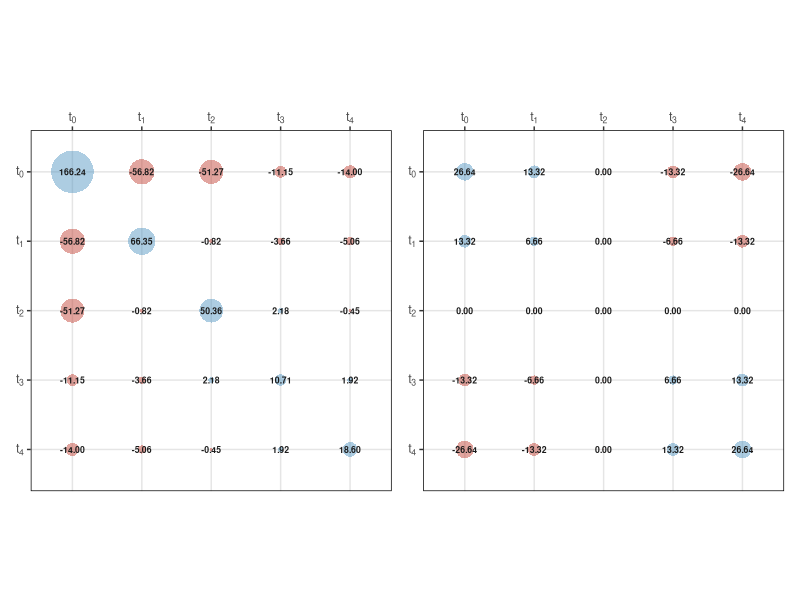
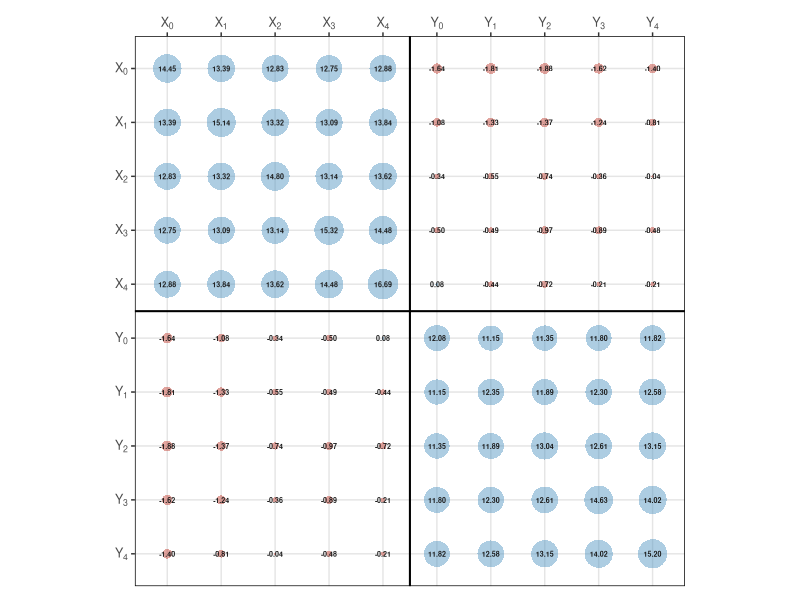
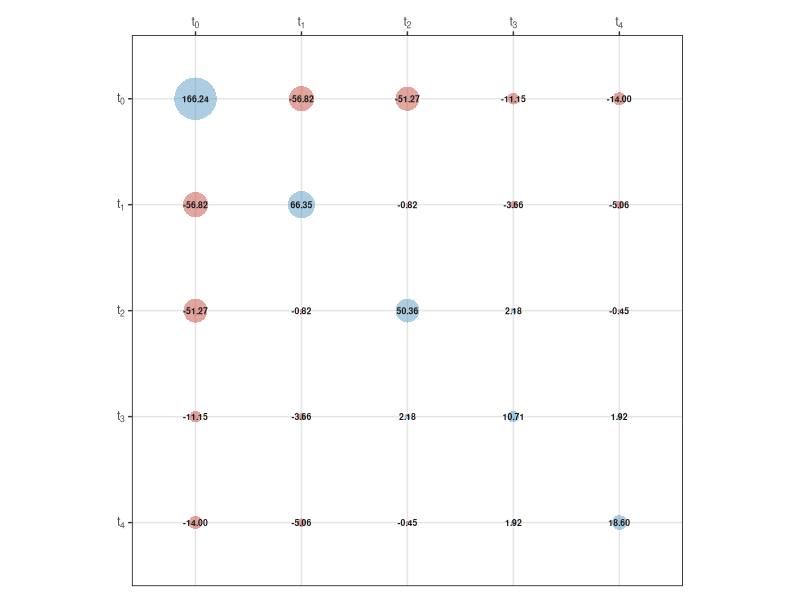
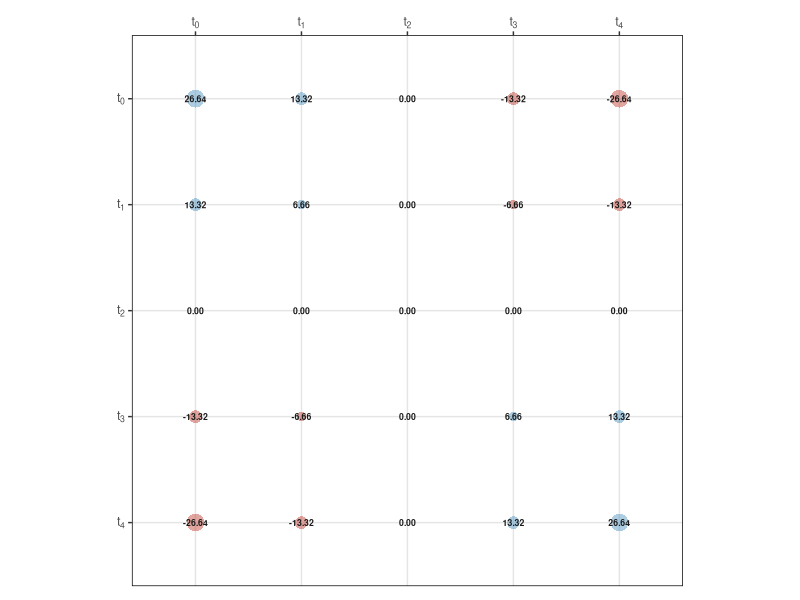
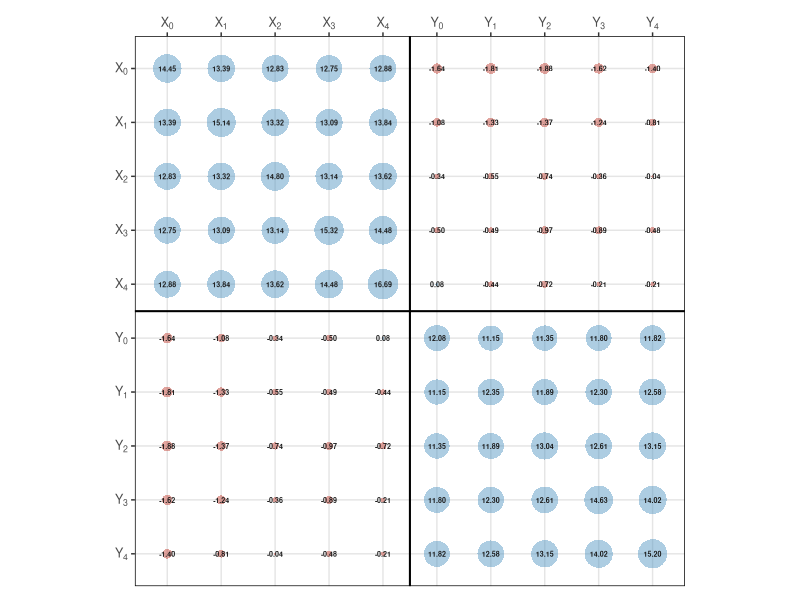

Source code (R) for these figures, in order:
# =============================================================================
# plot_weights_and_cov.R
#
# Panel 1 & 2 : 5x5 weight matrices (Strategy 1 & 2)
# Panel 3     : 10x10 joint variance/covariance matrix
#
#   - Size   : absolute value
#   - Colour : blue (positive) / red (negative)
#   - Text   : true value printed in centre of bubble
# =============================================================================

library(ggplot2)
library(dplyr)
library(patchwork)

T <- 5

# ── Weight matrices ───────────────────────────────────────────────────────────

W1 <- matrix(c(
  166.24, -56.82, -51.27, -11.15, -14.00,
  -56.82,  66.35,  -0.82,  -3.66,  -5.06,
  -51.27,  -0.82,  50.36,   2.18,  -0.45,
  -11.15,  -3.66,   2.18,  10.71,   1.92,
  -14.00,  -5.06,  -0.45,   1.92,  18.60
), nrow = T, byrow = TRUE)

W2 <- matrix(c(
  26.64,  13.32, 0, -13.32, -26.64,
  13.32,   6.66, 0,  -6.66, -13.32,
  0.00,   0.00, 0,   0.00,   0.00,
  -13.32,  -6.66, 0,   6.66,  13.32,
  -26.64, -13.32, 0,  13.32,  26.64
), nrow = T, byrow = TRUE)

# ── Joint variance/covariance matrix (10x10) ──────────────────────────────────

Sigma <- matrix(c(
  14.45, 13.39, 12.83, 12.75, 12.88, -1.64, -1.81, -1.88, -1.62, -1.40,
  13.39, 15.14, 13.32, 13.09, 13.84, -1.08, -1.33, -1.37, -1.24, -0.81,
  12.83, 13.32, 14.80, 13.14, 13.62, -0.34, -0.55, -0.74, -0.36, -0.04,
  12.75, 13.09, 13.14, 15.32, 14.48, -0.50, -0.49, -0.97, -0.89, -0.48,
  12.88, 13.84, 13.62, 14.48, 16.69,  0.08, -0.44, -0.72, -0.21, -0.21,
  -1.64, -1.08, -0.34, -0.50,  0.08, 12.08, 11.15, 11.35, 11.80, 11.82,
  -1.81, -1.33, -0.55, -0.49, -0.44, 11.15, 12.35, 11.89, 12.30, 12.58,
  -1.88, -1.37, -0.74, -0.97, -0.72, 11.35, 11.89, 13.04, 12.61, 13.15,
  -1.62, -1.24, -0.36, -0.89, -0.21, 11.80, 12.30, 12.61, 14.63, 14.02,
  -1.40, -0.81, -0.04, -0.48, -0.21, 11.82, 12.58, 13.15, 14.02, 15.20
), nrow = 2*T, byrow = TRUE)

# ── Labels ────────────────────────────────────────────────────────────────────

labels_T  <- paste0("t[", 0:(T-1), "]")
labels_2T <- c(paste0("X[", 0:(T-1), "]"), paste0("Y[", 0:(T-1), "]"))

# ── Helper: long-format data frame ───────────────────────────────────────────

make_df <- function(M, row_labs, col_labs) {
  n <- nrow(M)
  expand.grid(row = seq_len(n), col = seq_len(n)) |>
    mutate(
      val       = as.vector(M[cbind(row, col)]),
      row_label = factor(row_labs[row], levels = rev(row_labs)),
      col_label = factor(col_labs[col], levels = col_labs)
    )
}

df1    <- make_df(W1,    labels_T,  labels_T)
df2    <- make_df(W2,    labels_T,  labels_T)
df_cov <- make_df(Sigma, labels_2T, labels_2T)

# Size scales: shared for weight panels, separate for covariance
val_max_W   <- max(abs(W1), abs(W2))
val_max_cov <- max(abs(Sigma))

# ── Helper: build plot ────────────────────────────────────────────────────────

make_plot <- function(df,
                      val_max,
                      show_y_labels = TRUE,
                      max_size      = 14,
                      text_size     = 2.2,
                      sep_after     = NULL) {   # draw block separator after this col/row index
  p <- ggplot(df, aes(x = col_label, y = row_label)) +
    geom_point(
      aes(size = abs(val), colour = val > 0),
      shape = 16,
      alpha = 0.45
    ) +
    scale_colour_manual(
      values = c("TRUE" = "#4A90BF", "FALSE" = "#C0392B"),
      guide  = "none"
    ) +
    geom_text(
      aes(label = formatC(val, format = "f", digits = 2)),
      size     = text_size,
      colour   = "grey10",
      fontface = "bold"
    ) +
    scale_size_area(max_size = max_size, limits = c(0, val_max), guide = "none") +
    scale_x_discrete(labels = function(x) parse(text = x), position = "top") +
    scale_y_discrete(
      labels = if (show_y_labels) function(x) parse(text = x)
               else               function(x) rep("", length(x))
    ) +
    labs(x = NULL, y = NULL) +
    theme_bw(base_size = 11) +
    theme(

      axis.text.x      = element_text(size = 9),
      axis.text.y      = element_text(size = 9),
      panel.grid.major = element_line(colour = "grey90"),
      panel.grid.minor = element_blank(),
      panel.border     = element_rect(colour = "black", fill = NA),
      legend.position  = "none",
      plot.margin      = margin(10, 6, 10, 6)
    ) +
    coord_fixed()

  # Optional block separator lines (for 2x2 block structure)
  if (!is.null(sep_after)) {
    p <- p +
      geom_vline(xintercept = sep_after + 0.5, colour = "black", linewidth = 0.7) +
      geom_hline(yintercept = nlevels(df$row_label) - sep_after + 0.5,
                 colour = "black", linewidth = 0.7)
  }

  p
}

# ── Build panels ──────────────────────────────────────────────────────────────

p1 <- make_plot(df1,    val_max = val_max_W,   show_y_labels = TRUE)
p2 <- make_plot(df2,    val_max = val_max_W,   show_y_labels = TRUE)
p3 <- make_plot(df_cov, val_max = val_max_cov, show_y_labels = TRUE,
                max_size = 10, text_size = 1.8, sep_after = T)

# ── Layout: weight panels side by side ───────────────────────────────────────

weights <- p1 + p2 + plot_layout(ncol = 2)

print(weights)
print(p3)

# ── Save ──────────────────────────────────────────────────────────────────────

ggsave(
  filename = "results/weight_strat1_bubble_plot.pdf",
  plot     = p1,
  width    = 6,
  height   = 6,
  units    = "cm"
)

ggsave(
  filename = "results/weight_strat2_bubble_plot.pdf",
  plot     = p2,
  width    = 6,
  height   = 6,
  units    = "cm"
)

ggsave(
  filename = "results/cov_bubble_plot.pdf",
  plot     = p3,
  width    = 12,
  height   = 12,
  units    = "cm"
)

message("Plots saved to weight_bubble_plots.pdf and cov_bubble_plot.pdf")
